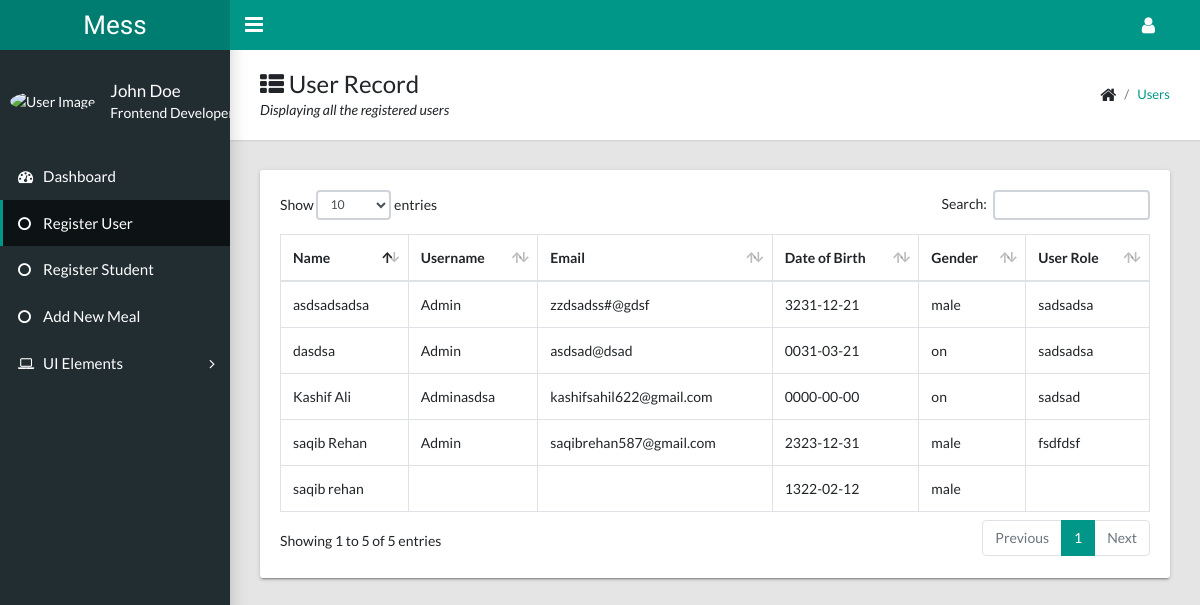
/users.php, run on an earlier commit of the app's database.
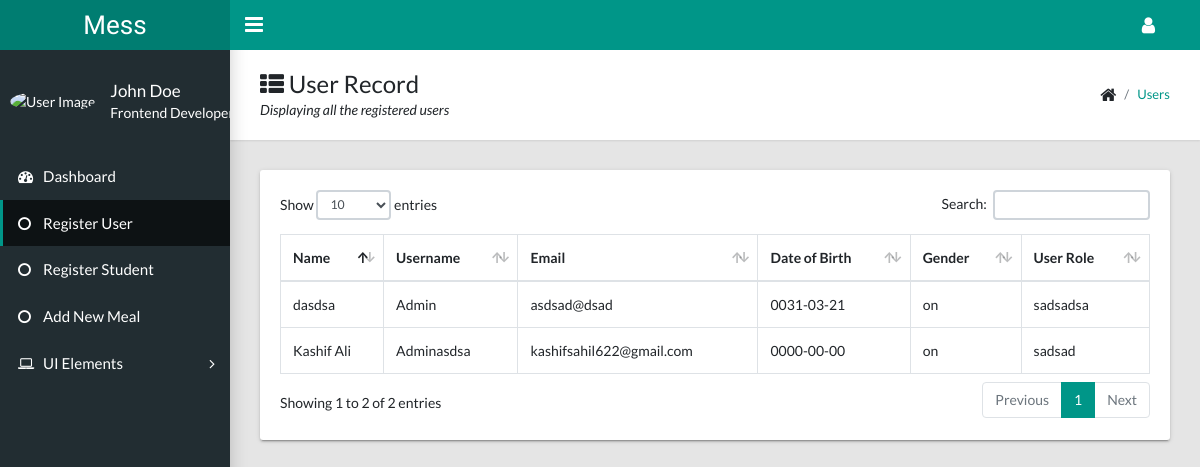
And on a later commit of the database.
### tables this page shows
CREATE TABLE `users` (
  `id` int(11) NOT NULL,
  `full_name` varchar(150) NOT NULL,
  `username` varchar(150) NOT NULL,
  `email` varchar(200) NOT NULL,
  `password` varchar(255) NOT NULL,
  `dob` date NOT NULL,
  `gender` varchar(20) NOT NULL,
  `user_type` varchar(20) NOT NULL,
  `user_role` varchar(50) NOT NULL,
  `created_at` datetime NOT NULL,
  `created_by` varchar(150) NOT NULL
);

### users.php (the view, shortened to what this page needs)
 <?php
  include 'includes/connection.php';
  include 'includes/header.php';
?>
    <aside class="app-sidebar">
      <div class="app-sidebar__user"><img class="app-sidebar__user-avatar" src="https://s3.amazonaws.com/uifaces/faces/twitter/jsa/48.jpg" alt="User Image">
        <div>
          <p class="app-sidebar__user-name">John Doe</p>
          <p class="app-sidebar__user-designation">Frontend Developer</p>
        </div>
      </div>
      <ul class="app-menu">
        <li><a class="app-menu__item" href="index.html"><i class="app-menu__icon fa fa-dashboard"></i><span class="app-menu__label">Dashboard</span></a></li>
        <li><a class="app-menu__item active" href="user-register.php"><i class="app-menu__icon fa fa-circle-o"></i><span class="app-menu__label">Register User</span></a></li>
        <li><a class="app-menu__item" href="student-register.php"><i class="app-menu__icon fa fa-circle-o"></i><span class="app-menu__label">Register Student</span></a></li>
        <li><a class="app-menu__item " href="register-meal.php"><i class="app-menu__icon fa fa-circle-o"></i><span class="app-menu__label">Add New Meal</span></a></li>
        <li class="treeview"><a class="app-menu__item" href="#" data-toggle="treeview"><i class="app-menu__icon fa fa-laptop"></i><span class="app-menu__label">UI Elements</span><i class="treeview-indicator fa fa-angle-right"></i></a>
        </li>
      </ul>
    </aside>
  <main class="app-content">
      <div class="app-title">
        <div>
          <h1><i class="fa fa-th-list"></i> User Record</h1>
          <p>Displaying all the registered users</p>
        </div>
        <ul class="app-breadcrumb breadcrumb side">
          <li class="breadcrumb-item"><i class="fa fa-home fa-lg"></i></li>
          <li class="breadcrumb-item active"><a href="#">users</a></li>
        </ul>
      </div>
      <div class="row">
        <div class="col-md-12">
          <div class="tile">
            <div class="tile-body">
            	<?php
            		$user_list=mysqli_query($conn, "SELECT * FROM users WHERE id != 1");
            	?>
              <table class="table table-hover table-bordered" id="sampleTable">
                <thead>
                  <tr>
                    <th>Name</th>
                    <th>Username</th>
                    <th>Email</th>
                    <th>Date of Birth</th>
                    <th>Gender</th>
                    <th>User Role</th>
                  </tr>
                </thead>
                <tbody>
                 <?php
                	while ($record =mysqli_fetch_assoc($user_list)) {
                ?>
	                  <tr>
	                    <td><?= $record['full_name'] ?></td>
	                    <td><?= $record['username'] ?></td>
	                    <td><?= $record['email'] ?></td>
	                    <td><?= $record['dob'] ?></td>
	                    <td><?= $record['gender'] ?></td>
	                    <td><?= $record['user_role'] ?></td>
	                  </tr>
                 <?php } ?>
                </tbody>
              </table>
            </div>
          </div>
        </div>
      </div>
    </main>
  </body>
</html>

### includes/header.php (shortened to what this page needs)
<!DOCTYPE html>
<html lang="en">
  <head>
    <link rel="stylesheet" type="text/css" href="css/main.css">
    <link rel="stylesheet" type="text/css" href="https://maxcdn.bootstrapcdn.com/font-awesome/4.7.0/css/font-awesome.min.css">
  </head>
  <body class="app sidebar-mini rtl">
    <header class="app-header"><a class="app-header__logo" href="index.html">Mess</a>
      <a class="app-sidebar__toggle" href="#" data-toggle="sidebar" aria-label="Hide Sidebar"></a>
      <ul class="app-nav">
        <li class="dropdown"><a class="app-nav__item" href="#" data-toggle="dropdown" aria-label="Open Profile Menu"><i class="fa fa-user fa-lg"></i></a>
        </li>
      </ul>
    </header>

What changed in the data, as far as the page shows it:
removed users: full_name "saqib Rehan", username "Admin", email "saqibrehan587@gmail.com", dob "2323-12-31", gender "male", user_role "fsdfdsf"
removed users: full_name "asdsadsadsa", username "Admin", email "zzdsadss#@gdsf", dob "3231-12-21", gender "male", user_role "sadsadsa"
removed users: full_name "saqib rehan", dob "1322-02-12", gender "male"
Also different on the page:
text written by a page script: "Show entries Search: Showing 1 to 5 of 5 entries Previous 1 Next" → "Show entries Search: Showing 1 to 2 of 2 entries Previous 1 Next"
